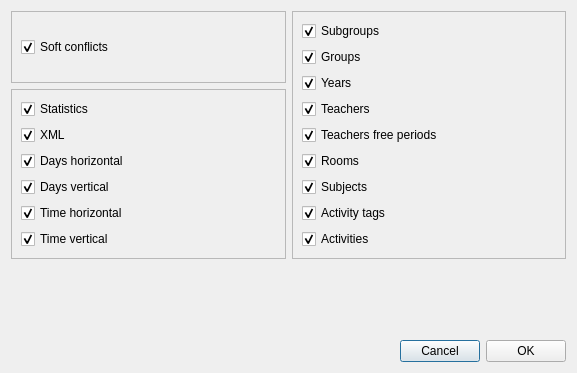
<?xml version="1.0" encoding="UTF-8"?>
<ui version="4.0">
 <class>TimetablesToWriteOnDiskForm_template</class>
 <widget class="QDialog" name="TimetablesToWriteOnDiskForm_template">
  <property name="geometry">
   <rect>
    <x>0</x>
    <y>0</y>
    <width>577</width>
    <height>373</height>
   </rect>
  </property>
  <property name="windowTitle">
   <string>Select the categories of timetables to be written on disk</string>
  </property>
  <layout class="QGridLayout" name="gridLayout_5">
   <item row="0" column="0">
    <layout class="QGridLayout" name="gridLayout_4">
     <item row="0" column="0">
      <widget class="QFrame" name="frame">
       <property name="frameShape">
        <enum>QFrame::StyledPanel</enum>
       </property>
       <property name="frameShadow">
        <enum>QFrame::Raised</enum>
       </property>
       <layout class="QGridLayout" name="gridLayout">
        <item row="0" column="0">
         <widget class="QCheckBox" name="softConflictsCheckBox">
          <property name="text">
           <string>Soft conflicts</string>
          </property>
          <property name="checked">
           <bool>true</bool>
          </property>
         </widget>
        </item>
       </layout>
      </widget>
     </item>
     <item row="0" column="1" rowspan="2">
      <widget class="QFrame" name="frame_3">
       <property name="frameShape">
        <enum>QFrame::StyledPanel</enum>
       </property>
       <property name="frameShadow">
        <enum>QFrame::Raised</enum>
       </property>
       <layout class="QGridLayout" name="gridLayout_3">
        <item row="0" column="0">
         <widget class="QCheckBox" name="subgroupsCheckBox">
          <property name="text">
           <string>Subgroups</string>
          </property>
          <property name="checked">
           <bool>true</bool>
          </property>
         </widget>
        </item>
        <item row="1" column="0">
         <widget class="QCheckBox" name="groupsCheckBox">
          <property name="text">
           <string>Groups</string>
          </property>
          <property name="checked">
           <bool>true</bool>
          </property>
         </widget>
        </item>
        <item row="2" column="0">
         <widget class="QCheckBox" name="yearsCheckBox">
          <property name="text">
           <string>Years</string>
          </property>
          <property name="checked">
           <bool>true</bool>
          </property>
         </widget>
        </item>
        <item row="3" column="0">
         <widget class="QCheckBox" name="teachersCheckBox">
          <property name="text">
           <string>Teachers</string>
          </property>
          <property name="checked">
           <bool>true</bool>
          </property>
         </widget>
        </item>
        <item row="4" column="0">
         <widget class="QCheckBox" name="teachersFreePeriodsCheckBox">
          <property name="text">
           <string>Teachers free periods</string>
          </property>
          <property name="checked">
           <bool>true</bool>
          </property>
         </widget>
        </item>
        <item row="5" column="0">
         <widget class="QCheckBox" name="roomsCheckBox">
          <property name="text">
           <string>Rooms</string>
          </property>
          <property name="checked">
           <bool>true</bool>
          </property>
         </widget>
        </item>
        <item row="6" column="0">
         <widget class="QCheckBox" name="subjectsCheckBox">
          <property name="text">
           <string>Subjects</string>
          </property>
          <property name="checked">
           <bool>true</bool>
          </property>
         </widget>
        </item>
        <item row="8" column="0">
         <widget class="QCheckBox" name="activitiesCheckBox">
          <property name="text">
           <string>Activities</string>
          </property>
          <property name="checked">
           <bool>true</bool>
          </property>
         </widget>
        </item>
        <item row="7" column="0">
         <widget class="QCheckBox" name="activityTagsCheckBox">
          <property name="text">
           <string>Activity tags</string>
          </property>
          <property name="checked">
           <bool>true</bool>
          </property>
         </widget>
        </item>
       </layout>
      </widget>
     </item>
     <item row="1" column="0">
      <widget class="QFrame" name="frame_2">
       <property name="frameShape">
        <enum>QFrame::StyledPanel</enum>
       </property>
       <property name="frameShadow">
        <enum>QFrame::Raised</enum>
       </property>
       <layout class="QGridLayout" name="gridLayout_2">
        <item row="0" column="0">
         <widget class="QCheckBox" name="statisticsCheckBox">
          <property name="text">
           <string>Statistics</string>
          </property>
          <property name="checked">
           <bool>true</bool>
          </property>
         </widget>
        </item>
        <item row="1" column="0">
         <widget class="QCheckBox" name="xmlCheckBox">
          <property name="text">
           <string>XML</string>
          </property>
          <property name="checked">
           <bool>true</bool>
          </property>
         </widget>
        </item>
        <item row="2" column="0">
         <widget class="QCheckBox" name="daysHorizontalCheckBox">
          <property name="text">
           <string>Days horizontal</string>
          </property>
          <property name="checked">
           <bool>true</bool>
          </property>
         </widget>
        </item>
        <item row="3" column="0">
         <widget class="QCheckBox" name="daysVerticalCheckBox">
          <property name="text">
           <string>Days vertical</string>
          </property>
          <property name="checked">
           <bool>true</bool>
          </property>
         </widget>
        </item>
        <item row="4" column="0">
         <widget class="QCheckBox" name="timeHorizontalCheckBox">
          <property name="text">
           <string>Time horizontal</string>
          </property>
          <property name="checked">
           <bool>true</bool>
          </property>
         </widget>
        </item>
        <item row="5" column="0">
         <widget class="QCheckBox" name="timeVerticalCheckBox">
          <property name="text">
           <string>Time vertical</string>
          </property>
          <property name="checked">
           <bool>true</bool>
          </property>
         </widget>
        </item>
       </layout>
      </widget>
     </item>
    </layout>
   </item>
   <item row="1" column="0">
    <spacer name="verticalSpacer">
     <property name="orientation">
      <enum>Qt::Vertical</enum>
     </property>
     <property name="sizeHint" stdset="0">
      <size>
       <width>20</width>
       <height>154</height>
      </size>
     </property>
    </spacer>
   </item>
   <item row="2" column="0">
    <layout class="QHBoxLayout" name="horizontalLayout">
     <item>
      <spacer name="horizontalSpacer">
       <property name="orientation">
        <enum>Qt::Horizontal</enum>
       </property>
       <property name="sizeHint" stdset="0">
        <size>
         <width>40</width>
         <height>20</height>
        </size>
       </property>
      </spacer>
     </item>
     <item>
      <widget class="QPushButton" name="cancelPushButton">
       <property name="text">
        <string>Cancel</string>
       </property>
      </widget>
     </item>
     <item>
      <widget class="QPushButton" name="okPushButton">
       <property name="text">
        <string>OK</string>
       </property>
      </widget>
     </item>
    </layout>
   </item>
  </layout>
 </widget>
 <resources/>
 <connections/>
</ui>
